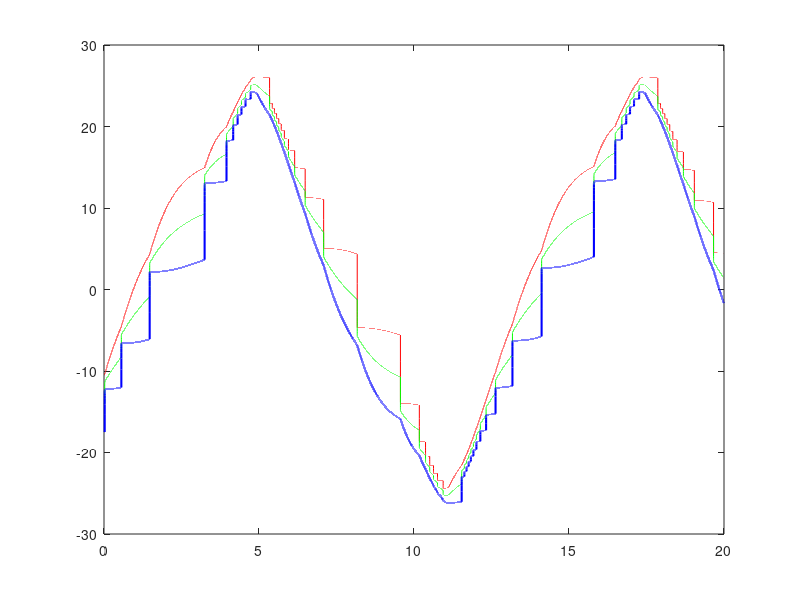

The MATLAB source for this figure: (Note: this script raises an error after producing the figure.)
%% adhesion_gradient_model.m
% Simulates a two-ended (front/back) cell moving along an adhesion gradient
% and plots: position, local flow, and proportion of bound linkers vs. time.
% To get a different migration mode, change b0 (beta_0) and T below.
% Naming: f = front end of the cell, b = back end of the cell.

clear; clc; close all;       % clear variables, clear the command window, close old figures

% ---------------- Settings ----------------
b0 = 9;                      % beta_0: base value of beta (we used 2, 2.5, 6.5, 9)
T  = 20;                     % total simulated time [a.u]
dt = 1e-4;                   % time step of the simulation

% ---------------- Parameters ----------------
c = 3.95;                    % constant in the local-flow equations
d = 3.95;                    % constant in the local-flow equations
delta = 200;                 % how fast the local flow relaxes to its target value
k  = 0.8;                    % spring constant connecting front and back
fs = 5;                      % force scale of linker unbinding
kp = 20;                     % friction prefactor when an end retracts
sig_v = 0.01;                % strength of the random noise added to the local flow
n_min = 1e-5;                % smallest allowed bound-linker proportion (keeps n above 0)

A = 27;                      % peak value of the adhesion profile
K_g = 0.1769;                % steepness of the adhesion gradient
r0 = 0.75;                   % constant in r/(r+r0), sets when adhesion saturates
alpha = 0.65;                % how strongly beta depends on adhesion
x_peak = 65/2;               % position of the adhesion peak (middle of a track of length 65)
x_end  = 2*x_peak;           % end of the track: the run stops if a cell end reaches it

lc = c/(sqrt(c*b0/d) - 1);   % length scale used to set the initial cell length

% ---------------- Model equations ----------------
r_of_x = @(x) A*exp(-K_g*abs(x - x_peak));          % adhesion r at position x (peaks at x_peak)
b_of_r = @(r) b0*(1 + alpha*(r./(r + r0)));         % beta at an end, set by the adhesion there

% Velocity of each end before friction (xf-xb-1 = stretch of the spring, rest length 1)
F1 = @(xf,xb,vf,rf) (rf/(rf+r0))*vf - k*(xf-xb-1);      % front end
F2 = @(xf,xb,vb,rb) -(rb/(rb+r0))*vb + k*(xf-xb-1);     % back end

% Rate of change of the local flow; it relaxes (rate delta) towards a target set by beta
H1 = @(xf,xb,vf,vb,bf) -delta*(vf - bf*(1/(1 + (c*(vf-vb)/d)/(exp((vf-vb)*(xf-xb)/d) - 1))));   % front
H2 = @(xf,xb,vf,vb,bb) -delta*(vb - bb*(1/(1 + (c*(vf-vb)/d)/(1 - exp(-(vf-vb)*(xf-xb)/d)))));  % back

% Rate of change of the bound-linker proportion: binding r*(1-n) minus force-dependent unbinding
G1 = @(xf,xb,vf,nf,rf) rf*(1-nf) - nf*exp((-(rf/(rf+r0))*vf + k*(xf-xb-1))/fs/nf);   % front
G2 = @(xf,xb,vb,nb,rb) rb*(1-nb) - nb*exp((-(rb/(rb+r0))*vb + k*(xf-xb-1))/fs/nb);   % back

% ---------------- Initial conditions ----------------
N = round(T/dt);             % number of time steps
xf = zeros(1,N);             % front position over time (filled with zeros first)
xb = zeros(1,N);             % back position over time
vf = zeros(1,N);             % front local flow over time
vb = zeros(1,N);             % back local flow over time
nf = zeros(1,N);             % front bound-linker proportion over time
nb = zeros(1,N);             % back bound-linker proportion over time
rf = zeros(1,N);             % adhesion at the front over time
rb = zeros(1,N);             % adhesion at the back over time
bf = zeros(1,N);             % beta at the front over time
bb = zeros(1,N);             % beta at the back over time

xb(1) = 15;                  % initial back position
xf(1) = lc + 5 + 15;         % initial front position (initial cell length = lc + 5)
nf(1) = 0.25;                % initial front bound-linker proportion
nb(1) = 0.25;                % initial back bound-linker proportion
vf(1) = b0*(xf(1)-xb(1))/(c + xf(1)-xb(1));   % initial front local flow
vb(1) = vf(1);               % initial back local flow (equal to the front)
rf(1) = r_of_x(xf(1));       % initial adhesion at the front
rb(1) = r_of_x(xb(1));       % initial adhesion at the back
bf(1) = b_of_r(rf(1));       % initial beta at the front
bb(1) = b_of_r(rb(1));       % initial beta at the back

% ---------------- Time loop ----------------
for j = 2:N                  % step through time, one step per pass

    rf(j) = r_of_x(xf(j-1)); % adhesion at the front's last position
    rb(j) = r_of_x(xb(j-1)); % adhesion at the back's last position
    bf(j) = b_of_r(rf(j));   % beta at the front
    bb(j) = b_of_r(rb(j));   % beta at the back

    dxf = F1(xf(j-1), xb(j-1), vf(j-1), rf(j-1));   % front velocity before friction
    dxb = F2(xf(j-1), xb(j-1), vb(j-1), rb(j-1));   % back velocity before friction

    pf = rf(j-1)/(rf(j-1) + r0);                    % adhesion factor r/(r+r0) at the front
    if dxf > 0                                      % front is moving forward:
        gf = pf;                                    %   friction is the adhesion factor
    else                                            % front is retracting:
        gf = nf(j-1)*kp*exp((pf*vf(j-1) - k*(xf(j-1)-xb(j-1)-1))/fs*nf(j-1));   % friction from bound linkers
    end
    dxf = dxf/gf;                                   % front velocity after friction

    pb = rb(j-1)/(rb(j-1) + r0);                    % adhesion factor r/(r+r0) at the back
    if dxb < 0                                      % back is moving backward:
        gb = pb;                                    %   friction is the adhesion factor
    else                                            % back is retracting:
        gb = nb(j-1)*kp*exp((pb*vb(j-1) - k*(xf(j-1)-xb(j-1)-1))/fs*nb(j-1));   % friction from bound linkers
    end
    dxb = dxb/gb;                                   % back velocity after friction

    dnf = G1(xf(j-1), xb(j-1), vf(j-1), nf(j-1), rf(j-1));   % rate of change of front bound linkers
    dnb = G2(xf(j-1), xb(j-1), vb(j-1), nb(j-1), rb(j-1));   % rate of change of back bound linkers

    if vf(j-1) == vb(j-1)                                 % if both flows are equal, H1 and H2 are 0/0,
        l = xf(j-1) - xb(j-1);                            %   so use their limit instead; l = cell length
        dvf = -delta*(vf(j-1) - bf(j)*l/(c + l));         %   front local-flow rate (limit form)
        dvb = -delta*(vb(j-1) - bb(j)*l/(c + l));         %   back local-flow rate (limit form)
    else                                                  % otherwise use the normal equations:
        dvf = H1(xf(j-1), xb(j-1), vf(j-1), vb(j-1), bf(j-1));   % front local-flow rate
        dvb = H2(xf(j-1), xb(j-1), vf(j-1), vb(j-1), bb(j-1));   % back local-flow rate
    end

    xf(j) = xf(j-1) + dxf*dt;                       % new front position
    xb(j) = xb(j-1) + dxb*dt;                       % new back position
    vf(j) = vf(j-1) + dvf*dt + sig_v*randn*sqrt(delta*dt);   % new front flow, plus random noise
    vb(j) = vb(j-1) + dvb*dt + sig_v*randn*sqrt(delta*dt);   % new back flow, plus random noise
    nf(j) = max(n_min, nf(j-1) + dnf*dt);           % new front bound linkers (never below n_min)
    nb(j) = max(n_min, nb(j-1) + dnb*dt);           % new back bound linkers (never below n_min)

    if xf(j) >= x_end || xb(j) >= x_end             % if either end reached the end of the track,
        break;                                      %   stop the simulation
    end
end

% ---------------- Keep only the simulated part ----------------
xf = xf(1:j);  xb = xb(1:j);    % cut positions at the last step j (matters if stopped early)
vf = vf(1:j);  vb = vb(1:j);    % cut local flows
nf = nf(1:j);  nb = nb(1:j);    % cut bound-linker proportions
t  = (0:j-1)*dt;                % time axis [a.u]
xcm = (xf + xb)/2;              % centre position of the cell

% ---------------- Plots ----------------
% Position vs. time (positions shown relative to the adhesion peak)
figure;                                                          % new figure
plot(t, xf - x_peak, 'r', t, xcm - x_peak, 'g', t, xb - x_peak, 'b', 'LineWidth', 1.5);   % front red, centre green, back blue
yline(0, 'k--', 'HandleVisibility', 'off');                      % dashed line at the adhesion peak
xlabel('Time [a.u]');                                           
ylabel('Position [a.u]');                                      
legend('x_f', 'x_{cm}', 'x_b');                                 

% Local flow vs. time
figure;                                                         
plot(t, vf, 'r', t, vb, 'b', 'LineWidth', 1.5);                 
xlabel('Time [a.u]');                                           
ylabel('Local flow [a.u]');                                   
legend('v_f', 'v_b');                                        

% Proportion of bound linkers vs. time
figure;                                                       
plot(t, nf, 'r', t, nb, 'b', 'LineWidth', 1.5);              
xlabel('Time [a.u]');                                      
ylabel('Prop. of bound linkers');                           
ylim([0 1]);                                                    
legend('n_f', 'n_b');                                            
